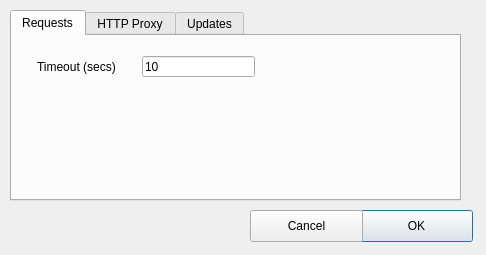
<?xml version="1.0" encoding="UTF-8"?>
<ui version="4.0">
 <class>Configuration</class>
 <widget class="QDialog" name="Configuration">
  <property name="windowModality">
   <enum>Qt::WindowModal</enum>
  </property>
  <property name="geometry">
   <rect>
    <x>0</x>
    <y>0</y>
    <width>486</width>
    <height>255</height>
   </rect>
  </property>
  <property name="windowTitle">
   <string>Settings</string>
  </property>
  <property name="modal">
   <bool>true</bool>
  </property>
  <widget class="QTabWidget" name="tabWidget">
   <property name="geometry">
    <rect>
     <x>10</x>
     <y>10</y>
     <width>451</width>
     <height>191</height>
    </rect>
   </property>
   <property name="currentIndex">
    <number>0</number>
   </property>
   <widget class="QWidget" name="tab_2">
    <attribute name="title">
     <string>Requests</string>
    </attribute>
    <widget class="QLineEdit" name="timeout_in_secs">
     <property name="geometry">
      <rect>
       <x>130</x>
       <y>20</y>
       <width>113</width>
       <height>21</height>
      </rect>
     </property>
     <property name="text">
      <string>10</string>
     </property>
    </widget>
    <widget class="QLabel" name="label_3">
     <property name="geometry">
      <rect>
       <x>25</x>
       <y>21</y>
       <width>101</width>
       <height>20</height>
      </rect>
     </property>
     <property name="text">
      <string>Timeout (secs)</string>
     </property>
    </widget>
   </widget>
   <widget class="QWidget" name="tab">
    <attribute name="title">
     <string>HTTP Proxy</string>
    </attribute>
    <layout class="QHBoxLayout" name="horizontalLayout">
     <item>
      <layout class="QFormLayout" name="formLayout">
       <property name="fieldGrowthPolicy">
        <enum>QFormLayout::ExpandingFieldsGrow</enum>
       </property>
       <property name="labelAlignment">
        <set>Qt::AlignLeading|Qt::AlignLeft|Qt::AlignVCenter</set>
       </property>
       <item row="0" column="0">
        <widget class="QLabel" name="label">
         <property name="text">
          <string>http</string>
         </property>
        </widget>
       </item>
       <item row="0" column="1">
        <widget class="QLineEdit" name="txt_http_proxy"/>
       </item>
       <item row="1" column="0">
        <widget class="QLabel" name="label_2">
         <property name="text">
          <string>https</string>
         </property>
        </widget>
       </item>
       <item row="1" column="1">
        <widget class="QLineEdit" name="txt_https_proxy"/>
       </item>
       <item row="2" column="1">
        <widget class="QCheckBox" name="chk_tls_verficiation">
         <property name="text">
          <string>SSL/TLS verification</string>
         </property>
         <property name="checked">
          <bool>true</bool>
         </property>
        </widget>
       </item>
      </layout>
     </item>
    </layout>
   </widget>
   <widget class="QWidget" name="update">
    <attribute name="title">
     <string>Updates</string>
    </attribute>
    <widget class="QCheckBox" name="chk_updates_startup">
     <property name="geometry">
      <rect>
       <x>20</x>
       <y>20</y>
       <width>221</width>
       <height>20</height>
      </rect>
     </property>
     <property name="text">
      <string>Check for updates on start up</string>
     </property>
     <property name="checked">
      <bool>true</bool>
     </property>
    </widget>
   </widget>
  </widget>
  <widget class="QPushButton" name="btn_save_configuration">
   <property name="geometry">
    <rect>
     <x>360</x>
     <y>210</y>
     <width>113</width>
     <height>32</height>
    </rect>
   </property>
   <property name="text">
    <string>OK</string>
   </property>
  </widget>
  <widget class="QPushButton" name="btn_cancel_configuration">
   <property name="geometry">
    <rect>
     <x>250</x>
     <y>210</y>
     <width>113</width>
     <height>32</height>
    </rect>
   </property>
   <property name="text">
    <string>Cancel</string>
   </property>
  </widget>
 </widget>
 <resources/>
 <connections/>
</ui>
